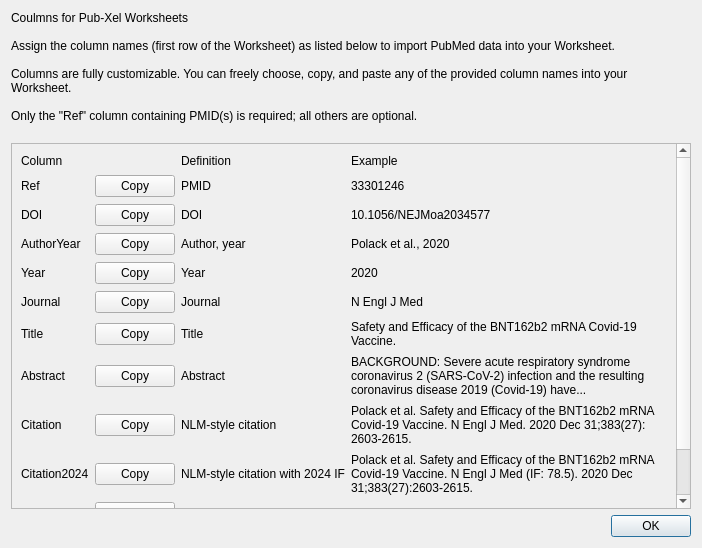
<?xml version="1.0" encoding="UTF-8"?>
<ui version="4.0">
 <class>Dialog</class>
 <widget class="QDialog" name="Dialog">
  <property name="geometry">
   <rect>
    <x>0</x>
    <y>0</y>
    <width>702</width>
    <height>548</height>
   </rect>
  </property>
  <property name="windowTitle">
   <string>Dialog</string>
  </property>
  <layout class="QGridLayout" name="gridLayout" rowstretch="0,1,0">
   <item row="2" column="0">
    <layout class="QHBoxLayout" name="horizontalLayout_2">
     <item>
      <spacer name="horizontalSpacer">
       <property name="orientation">
        <enum>Qt::Horizontal</enum>
       </property>
       <property name="sizeHint" stdset="0">
        <size>
         <width>40</width>
         <height>20</height>
        </size>
       </property>
      </spacer>
     </item>
     <item>
      <widget class="QPushButton" name="button_ok">
       <property name="sizePolicy">
        <sizepolicy hsizetype="Fixed" vsizetype="Fixed">
         <horstretch>0</horstretch>
         <verstretch>0</verstretch>
        </sizepolicy>
       </property>
       <property name="text">
        <string>OK</string>
       </property>
      </widget>
     </item>
    </layout>
   </item>
   <item row="1" column="0">
    <widget class="QScrollArea" name="scrollArea">
     <property name="sizePolicy">
      <sizepolicy hsizetype="Expanding" vsizetype="Minimum">
       <horstretch>0</horstretch>
       <verstretch>0</verstretch>
      </sizepolicy>
     </property>
     <property name="horizontalScrollBarPolicy">
      <enum>Qt::ScrollBarAlwaysOff</enum>
     </property>
     <property name="widgetResizable">
      <bool>true</bool>
     </property>
     <widget class="QWidget" name="scrollLayout_main">
      <property name="geometry">
       <rect>
        <x>0</x>
        <y>0</y>
        <width>665</width>
        <height>476</height>
       </rect>
      </property>
      <property name="sizePolicy">
       <sizepolicy hsizetype="Preferred" vsizetype="Minimum">
        <horstretch>0</horstretch>
        <verstretch>0</verstretch>
       </sizepolicy>
      </property>
      <layout class="QGridLayout" name="gridLayout_2" columnstretch="1,1,1,10">
       <item row="6" column="0">
        <widget class="QLabel" name="label_title">
         <property name="sizePolicy">
          <sizepolicy hsizetype="Preferred" vsizetype="Fixed">
           <horstretch>0</horstretch>
           <verstretch>0</verstretch>
          </sizepolicy>
         </property>
         <property name="text">
          <string>Title</string>
         </property>
         <property name="textInteractionFlags">
          <set>Qt::LinksAccessibleByMouse|Qt::TextSelectableByMouse</set>
         </property>
        </widget>
       </item>
       <item row="5" column="0">
        <widget class="QLabel" name="label_journal">
         <property name="sizePolicy">
          <sizepolicy hsizetype="Preferred" vsizetype="Fixed">
           <horstretch>0</horstretch>
           <verstretch>0</verstretch>
          </sizepolicy>
         </property>
         <property name="text">
          <string>Journal</string>
         </property>
         <property name="textInteractionFlags">
          <set>Qt::LinksAccessibleByMouse|Qt::TextSelectableByMouse</set>
         </property>
        </widget>
       </item>
       <item row="7" column="0">
        <widget class="QLabel" name="label_abstract">
         <property name="sizePolicy">
          <sizepolicy hsizetype="Preferred" vsizetype="Fixed">
           <horstretch>0</horstretch>
           <verstretch>0</verstretch>
          </sizepolicy>
         </property>
         <property name="text">
          <string>Abstract</string>
         </property>
         <property name="textInteractionFlags">
          <set>Qt::LinksAccessibleByMouse|Qt::TextSelectableByMouse</set>
         </property>
        </widget>
       </item>
       <item row="2" column="1">
        <widget class="QPushButton" name="button_doi">
         <property name="sizePolicy">
          <sizepolicy hsizetype="Fixed" vsizetype="Fixed">
           <horstretch>0</horstretch>
           <verstretch>0</verstretch>
          </sizepolicy>
         </property>
         <property name="text">
          <string>Copy</string>
         </property>
        </widget>
       </item>
       <item row="2" column="0">
        <widget class="QLabel" name="label_doi">
         <property name="sizePolicy">
          <sizepolicy hsizetype="Preferred" vsizetype="Fixed">
           <horstretch>0</horstretch>
           <verstretch>0</verstretch>
          </sizepolicy>
         </property>
         <property name="text">
          <string>DOI</string>
         </property>
         <property name="textInteractionFlags">
          <set>Qt::LinksAccessibleByMouse|Qt::TextSelectableByMouse</set>
         </property>
        </widget>
       </item>
       <item row="5" column="1">
        <widget class="QPushButton" name="button_journal">
         <property name="sizePolicy">
          <sizepolicy hsizetype="Fixed" vsizetype="Fixed">
           <horstretch>0</horstretch>
           <verstretch>0</verstretch>
          </sizepolicy>
         </property>
         <property name="text">
          <string>Copy</string>
         </property>
        </widget>
       </item>
       <item row="0" column="2">
        <widget class="QLabel" name="label_11">
         <property name="text">
          <string>Definition</string>
         </property>
        </widget>
       </item>
       <item row="7" column="1">
        <widget class="QPushButton" name="button_abstract">
         <property name="sizePolicy">
          <sizepolicy hsizetype="Fixed" vsizetype="Fixed">
           <horstretch>0</horstretch>
           <verstretch>0</verstretch>
          </sizepolicy>
         </property>
         <property name="text">
          <string>Copy</string>
         </property>
        </widget>
       </item>
       <item row="3" column="0">
        <widget class="QLabel" name="label_authoryear">
         <property name="sizePolicy">
          <sizepolicy hsizetype="Preferred" vsizetype="Fixed">
           <horstretch>0</horstretch>
           <verstretch>0</verstretch>
          </sizepolicy>
         </property>
         <property name="text">
          <string>AuthorYear</string>
         </property>
         <property name="textInteractionFlags">
          <set>Qt::LinksAccessibleByMouse|Qt::TextSelectableByMouse</set>
         </property>
        </widget>
       </item>
       <item row="0" column="0">
        <widget class="QLabel" name="label_10">
         <property name="sizePolicy">
          <sizepolicy hsizetype="Preferred" vsizetype="Fixed">
           <horstretch>0</horstretch>
           <verstretch>0</verstretch>
          </sizepolicy>
         </property>
         <property name="text">
          <string>Column</string>
         </property>
         <property name="textFormat">
          <enum>Qt::AutoText</enum>
         </property>
        </widget>
       </item>
       <item row="6" column="2">
        <widget class="QLabel" name="label_17">
         <property name="sizePolicy">
          <sizepolicy hsizetype="Preferred" vsizetype="Fixed">
           <horstretch>0</horstretch>
           <verstretch>0</verstretch>
          </sizepolicy>
         </property>
         <property name="text">
          <string>Title</string>
         </property>
        </widget>
       </item>
       <item row="2" column="2">
        <widget class="QLabel" name="label_6">
         <property name="sizePolicy">
          <sizepolicy hsizetype="Preferred" vsizetype="Fixed">
           <horstretch>0</horstretch>
           <verstretch>0</verstretch>
          </sizepolicy>
         </property>
         <property name="text">
          <string>DOI</string>
         </property>
        </widget>
       </item>
       <item row="1" column="0">
        <widget class="QLabel" name="label_ref">
         <property name="sizePolicy">
          <sizepolicy hsizetype="Preferred" vsizetype="Fixed">
           <horstretch>0</horstretch>
           <verstretch>0</verstretch>
          </sizepolicy>
         </property>
         <property name="text">
          <string>Ref</string>
         </property>
         <property name="textInteractionFlags">
          <set>Qt::LinksAccessibleByMouse|Qt::TextSelectableByMouse</set>
         </property>
        </widget>
       </item>
       <item row="1" column="3">
        <widget class="QLabel" name="label_5">
         <property name="sizePolicy">
          <sizepolicy hsizetype="Preferred" vsizetype="Fixed">
           <horstretch>0</horstretch>
           <verstretch>0</verstretch>
          </sizepolicy>
         </property>
         <property name="text">
          <string>33301246</string>
         </property>
         <property name="wordWrap">
          <bool>true</bool>
         </property>
        </widget>
       </item>
       <item row="1" column="1">
        <widget class="QPushButton" name="button_ref">
         <property name="sizePolicy">
          <sizepolicy hsizetype="Fixed" vsizetype="Fixed">
           <horstretch>0</horstretch>
           <verstretch>0</verstretch>
          </sizepolicy>
         </property>
         <property name="text">
          <string>Copy</string>
         </property>
        </widget>
       </item>
       <item row="1" column="2">
        <widget class="QLabel" name="label_4">
         <property name="sizePolicy">
          <sizepolicy hsizetype="Preferred" vsizetype="Fixed">
           <horstretch>0</horstretch>
           <verstretch>0</verstretch>
          </sizepolicy>
         </property>
         <property name="text">
          <string>PMID</string>
         </property>
        </widget>
       </item>
       <item row="11" column="2">
        <widget class="QLabel" name="label_56">
         <property name="sizePolicy">
          <sizepolicy hsizetype="Preferred" vsizetype="Fixed">
           <horstretch>0</horstretch>
           <verstretch>0</verstretch>
          </sizepolicy>
         </property>
         <property name="text">
          <string>2024 Journal Quartile</string>
         </property>
        </widget>
       </item>
       <item row="5" column="3">
        <widget class="QLabel" name="label_19">
         <property name="sizePolicy">
          <sizepolicy hsizetype="Preferred" vsizetype="Fixed">
           <horstretch>0</horstretch>
           <verstretch>0</verstretch>
          </sizepolicy>
         </property>
         <property name="text">
          <string>N Engl J Med</string>
         </property>
         <property name="wordWrap">
          <bool>true</bool>
         </property>
        </widget>
       </item>
       <item row="6" column="3">
        <widget class="QLabel" name="label_20">
         <property name="sizePolicy">
          <sizepolicy hsizetype="Preferred" vsizetype="Fixed">
           <horstretch>0</horstretch>
           <verstretch>0</verstretch>
          </sizepolicy>
         </property>
         <property name="text">
          <string>Safety and Efficacy of the BNT162b2 mRNA Covid-19 Vaccine.</string>
         </property>
         <property name="wordWrap">
          <bool>true</bool>
         </property>
        </widget>
       </item>
       <item row="7" column="3">
        <widget class="QLabel" name="label_21">
         <property name="sizePolicy">
          <sizepolicy hsizetype="Preferred" vsizetype="Fixed">
           <horstretch>0</horstretch>
           <verstretch>0</verstretch>
          </sizepolicy>
         </property>
         <property name="text">
          <string>BACKGROUND: Severe acute respiratory syndrome coronavirus 2 (SARS-CoV-2) infection and the resulting coronavirus disease 2019 (Covid-19) have...</string>
         </property>
         <property name="wordWrap">
          <bool>true</bool>
         </property>
        </widget>
       </item>
       <item row="0" column="3">
        <widget class="QLabel" name="label_12">
         <property name="text">
          <string>Example</string>
         </property>
        </widget>
       </item>
       <item row="5" column="2">
        <widget class="QLabel" name="label_16">
         <property name="sizePolicy">
          <sizepolicy hsizetype="Preferred" vsizetype="Fixed">
           <horstretch>0</horstretch>
           <verstretch>0</verstretch>
          </sizepolicy>
         </property>
         <property name="text">
          <string>Journal</string>
         </property>
        </widget>
       </item>
       <item row="3" column="3">
        <widget class="QLabel" name="label_9">
         <property name="sizePolicy">
          <sizepolicy hsizetype="Preferred" vsizetype="Fixed">
           <horstretch>0</horstretch>
           <verstretch>0</verstretch>
          </sizepolicy>
         </property>
         <property name="text">
          <string>Polack et al., 2020</string>
         </property>
         <property name="wordWrap">
          <bool>true</bool>
         </property>
        </widget>
       </item>
       <item row="4" column="2">
        <widget class="QLabel" name="label_62">
         <property name="sizePolicy">
          <sizepolicy hsizetype="Preferred" vsizetype="Fixed">
           <horstretch>0</horstretch>
           <verstretch>0</verstretch>
          </sizepolicy>
         </property>
         <property name="text">
          <string>Year</string>
         </property>
        </widget>
       </item>
       <item row="4" column="3">
        <widget class="QLabel" name="label_63">
         <property name="sizePolicy">
          <sizepolicy hsizetype="Preferred" vsizetype="Fixed">
           <horstretch>0</horstretch>
           <verstretch>0</verstretch>
          </sizepolicy>
         </property>
         <property name="text">
          <string>2020</string>
         </property>
         <property name="wordWrap">
          <bool>true</bool>
         </property>
        </widget>
       </item>
       <item row="4" column="1">
        <widget class="QPushButton" name="button_year">
         <property name="sizePolicy">
          <sizepolicy hsizetype="Fixed" vsizetype="Fixed">
           <horstretch>0</horstretch>
           <verstretch>0</verstretch>
          </sizepolicy>
         </property>
         <property name="text">
          <string>Copy</string>
         </property>
        </widget>
       </item>
       <item row="11" column="1">
        <widget class="QPushButton" name="button_Q2024">
         <property name="sizePolicy">
          <sizepolicy hsizetype="Fixed" vsizetype="Fixed">
           <horstretch>0</horstretch>
           <verstretch>0</verstretch>
          </sizepolicy>
         </property>
         <property name="text">
          <string>Copy</string>
         </property>
        </widget>
       </item>
       <item row="10" column="1">
        <widget class="QPushButton" name="button_IF2024">
         <property name="sizePolicy">
          <sizepolicy hsizetype="Fixed" vsizetype="Fixed">
           <horstretch>0</horstretch>
           <verstretch>0</verstretch>
          </sizepolicy>
         </property>
         <property name="text">
          <string>Copy</string>
         </property>
        </widget>
       </item>
       <item row="11" column="3">
        <widget class="QLabel" name="label_59">
         <property name="sizePolicy">
          <sizepolicy hsizetype="Preferred" vsizetype="Fixed">
           <horstretch>0</horstretch>
           <verstretch>0</verstretch>
          </sizepolicy>
         </property>
         <property name="text">
          <string>Q1</string>
         </property>
         <property name="wordWrap">
          <bool>true</bool>
         </property>
        </widget>
       </item>
       <item row="10" column="3">
        <widget class="QLabel" name="label_58">
         <property name="sizePolicy">
          <sizepolicy hsizetype="Preferred" vsizetype="Fixed">
           <horstretch>0</horstretch>
           <verstretch>0</verstretch>
          </sizepolicy>
         </property>
         <property name="text">
          <string>78.5</string>
         </property>
         <property name="wordWrap">
          <bool>true</bool>
         </property>
        </widget>
       </item>
       <item row="4" column="0">
        <widget class="QLabel" name="label_year">
         <property name="sizePolicy">
          <sizepolicy hsizetype="Preferred" vsizetype="Fixed">
           <horstretch>0</horstretch>
           <verstretch>0</verstretch>
          </sizepolicy>
         </property>
         <property name="text">
          <string>Year</string>
         </property>
         <property name="textInteractionFlags">
          <set>Qt::LinksAccessibleByMouse|Qt::TextSelectableByMouse</set>
         </property>
        </widget>
       </item>
       <item row="7" column="2">
        <widget class="QLabel" name="label_18">
         <property name="sizePolicy">
          <sizepolicy hsizetype="Preferred" vsizetype="Fixed">
           <horstretch>0</horstretch>
           <verstretch>0</verstretch>
          </sizepolicy>
         </property>
         <property name="text">
          <string>Abstract</string>
         </property>
        </widget>
       </item>
       <item row="8" column="1">
        <widget class="QPushButton" name="button_citation">
         <property name="sizePolicy">
          <sizepolicy hsizetype="Fixed" vsizetype="Fixed">
           <horstretch>0</horstretch>
           <verstretch>0</verstretch>
          </sizepolicy>
         </property>
         <property name="text">
          <string>Copy</string>
         </property>
        </widget>
       </item>
       <item row="11" column="0">
        <widget class="QLabel" name="label_Q2024">
         <property name="sizePolicy">
          <sizepolicy hsizetype="Preferred" vsizetype="Fixed">
           <horstretch>0</horstretch>
           <verstretch>0</verstretch>
          </sizepolicy>
         </property>
         <property name="text">
          <string>Q2024</string>
         </property>
         <property name="textInteractionFlags">
          <set>Qt::LinksAccessibleByMouse|Qt::TextSelectableByMouse</set>
         </property>
        </widget>
       </item>
       <item row="8" column="2">
        <widget class="QLabel" name="label_23">
         <property name="sizePolicy">
          <sizepolicy hsizetype="Preferred" vsizetype="Fixed">
           <horstretch>0</horstretch>
           <verstretch>0</verstretch>
          </sizepolicy>
         </property>
         <property name="text">
          <string>NLM-style citation</string>
         </property>
        </widget>
       </item>
       <item row="10" column="0">
        <widget class="QLabel" name="label_IF2024">
         <property name="sizePolicy">
          <sizepolicy hsizetype="Preferred" vsizetype="Fixed">
           <horstretch>0</horstretch>
           <verstretch>0</verstretch>
          </sizepolicy>
         </property>
         <property name="text">
          <string>IF2024</string>
         </property>
         <property name="textInteractionFlags">
          <set>Qt::LinksAccessibleByMouse|Qt::TextSelectableByMouse</set>
         </property>
        </widget>
       </item>
       <item row="8" column="3">
        <widget class="QLabel" name="label_24">
         <property name="sizePolicy">
          <sizepolicy hsizetype="Preferred" vsizetype="Fixed">
           <horstretch>0</horstretch>
           <verstretch>0</verstretch>
          </sizepolicy>
         </property>
         <property name="text">
          <string>Polack et al. Safety and Efficacy of the BNT162b2 mRNA Covid-19 Vaccine. N Engl J Med. 2020 Dec 31;383(27):2603-2615.</string>
         </property>
         <property name="wordWrap">
          <bool>true</bool>
         </property>
        </widget>
       </item>
       <item row="8" column="0">
        <widget class="QLabel" name="label_citation">
         <property name="sizePolicy">
          <sizepolicy hsizetype="Preferred" vsizetype="Fixed">
           <horstretch>0</horstretch>
           <verstretch>0</verstretch>
          </sizepolicy>
         </property>
         <property name="text">
          <string>Citation</string>
         </property>
         <property name="textInteractionFlags">
          <set>Qt::LinksAccessibleByMouse|Qt::TextSelectableByMouse</set>
         </property>
        </widget>
       </item>
       <item row="2" column="3">
        <widget class="QLabel" name="label_7">
         <property name="sizePolicy">
          <sizepolicy hsizetype="Preferred" vsizetype="Fixed">
           <horstretch>0</horstretch>
           <verstretch>0</verstretch>
          </sizepolicy>
         </property>
         <property name="text">
          <string>10.1056/NEJMoa2034577</string>
         </property>
         <property name="wordWrap">
          <bool>true</bool>
         </property>
        </widget>
       </item>
       <item row="3" column="2">
        <widget class="QLabel" name="label_8">
         <property name="sizePolicy">
          <sizepolicy hsizetype="Preferred" vsizetype="Fixed">
           <horstretch>0</horstretch>
           <verstretch>0</verstretch>
          </sizepolicy>
         </property>
         <property name="text">
          <string>Author, year</string>
         </property>
        </widget>
       </item>
       <item row="3" column="1">
        <widget class="QPushButton" name="button_authoryear">
         <property name="sizePolicy">
          <sizepolicy hsizetype="Fixed" vsizetype="Fixed">
           <horstretch>0</horstretch>
           <verstretch>0</verstretch>
          </sizepolicy>
         </property>
         <property name="text">
          <string>Copy</string>
         </property>
        </widget>
       </item>
       <item row="6" column="1">
        <widget class="QPushButton" name="button_title">
         <property name="sizePolicy">
          <sizepolicy hsizetype="Fixed" vsizetype="Fixed">
           <horstretch>0</horstretch>
           <verstretch>0</verstretch>
          </sizepolicy>
         </property>
         <property name="text">
          <string>Copy</string>
         </property>
        </widget>
       </item>
       <item row="10" column="2">
        <widget class="QLabel" name="label_55">
         <property name="sizePolicy">
          <sizepolicy hsizetype="Preferred" vsizetype="Fixed">
           <horstretch>0</horstretch>
           <verstretch>0</verstretch>
          </sizepolicy>
         </property>
         <property name="text">
          <string>2024 Journal Impact Factor</string>
         </property>
        </widget>
       </item>
       <item row="9" column="0">
        <widget class="QLabel" name="label_citation2024">
         <property name="sizePolicy">
          <sizepolicy hsizetype="Preferred" vsizetype="Fixed">
           <horstretch>0</horstretch>
           <verstretch>0</verstretch>
          </sizepolicy>
         </property>
         <property name="text">
          <string>Citation2024</string>
         </property>
         <property name="textInteractionFlags">
          <set>Qt::LinksAccessibleByMouse|Qt::TextSelectableByMouse</set>
         </property>
        </widget>
       </item>
       <item row="9" column="1">
        <widget class="QPushButton" name="button_citation2024">
         <property name="sizePolicy">
          <sizepolicy hsizetype="Fixed" vsizetype="Fixed">
           <horstretch>0</horstretch>
           <verstretch>0</verstretch>
          </sizepolicy>
         </property>
         <property name="text">
          <string>Copy</string>
         </property>
        </widget>
       </item>
       <item row="9" column="3">
        <widget class="QLabel" name="label_60">
         <property name="sizePolicy">
          <sizepolicy hsizetype="Preferred" vsizetype="Fixed">
           <horstretch>0</horstretch>
           <verstretch>0</verstretch>
          </sizepolicy>
         </property>
         <property name="text">
          <string>Polack et al. Safety and Efficacy of the BNT162b2 mRNA Covid-19 Vaccine. N Engl J Med (IF: 78.5). 2020 Dec 31;383(27):2603-2615.</string>
         </property>
         <property name="wordWrap">
          <bool>true</bool>
         </property>
        </widget>
       </item>
       <item row="9" column="2">
        <widget class="QLabel" name="label_57">
         <property name="sizePolicy">
          <sizepolicy hsizetype="Preferred" vsizetype="Fixed">
           <horstretch>0</horstretch>
           <verstretch>0</verstretch>
          </sizepolicy>
         </property>
         <property name="text">
          <string>NLM-style citation with 2024 IF</string>
         </property>
        </widget>
       </item>
      </layout>
     </widget>
    </widget>
   </item>
   <item row="0" column="0">
    <widget class="QLabel" name="label_64">
     <property name="sizePolicy">
      <sizepolicy hsizetype="Preferred" vsizetype="Fixed">
       <horstretch>0</horstretch>
       <verstretch>0</verstretch>
      </sizepolicy>
     </property>
     <property name="text">
      <string>Coulmns for Pub-Xel Worksheets

Assign the column names (first row of the Worksheet) as listed below to import PubMed data into your Worksheet.

Columns are fully customizable. You can freely choose, copy, and paste any of the provided column names into your Worksheet.

Only the &quot;Ref&quot; column containing PMID(s) is required; all others are optional.
</string>
     </property>
     <property name="wordWrap">
      <bool>true</bool>
     </property>
    </widget>
   </item>
  </layout>
 </widget>
 <resources/>
 <connections/>
</ui>
